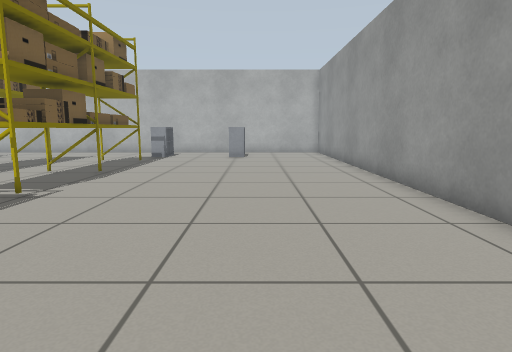
[1] (above)

19 first-person views from a walk through a robot-simulator world made for Gazebo. The camera is 0.72 m above the floor, tilts 8° down and sees 75° across. Floor lines are 1 m apart. The floor is counted in squares, 0.5 m on a side. Each view is taken from the middle of a square. On the plan, view 1 faces up. The plan holds only what a view shows up to about 15 squares ahead; the rest is blank. The place goes on beyond the plan.

[2]
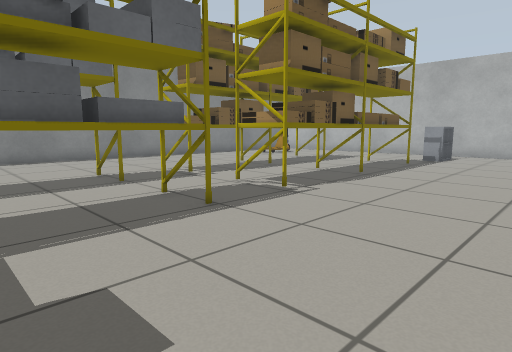

[3]
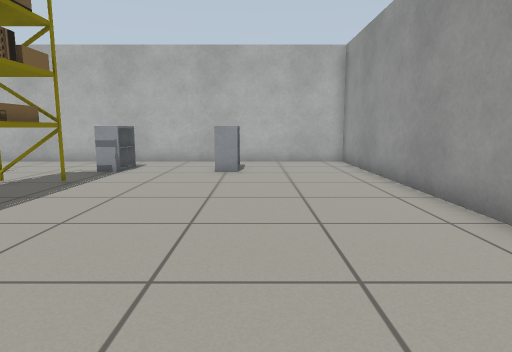

[4]
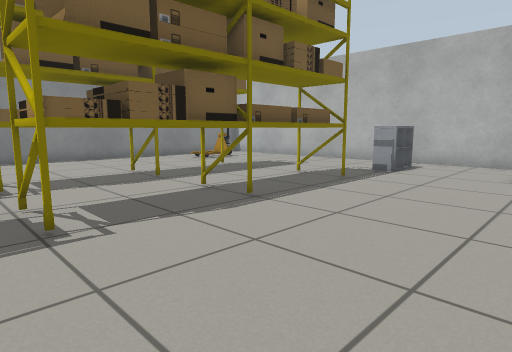

[5]
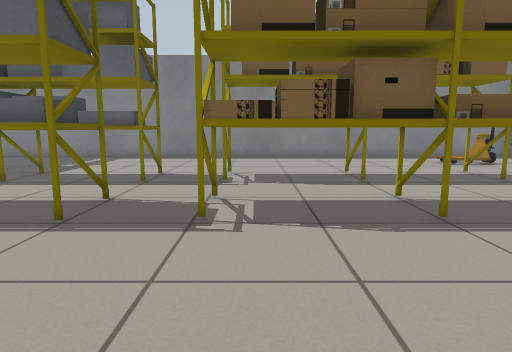

[6]
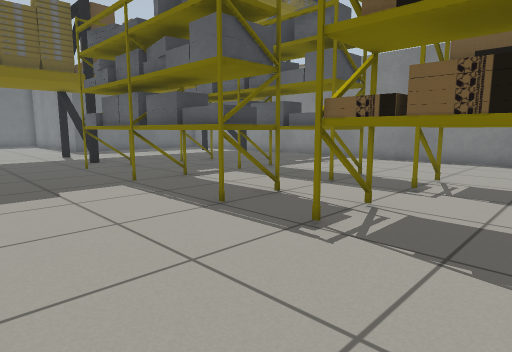

[7]
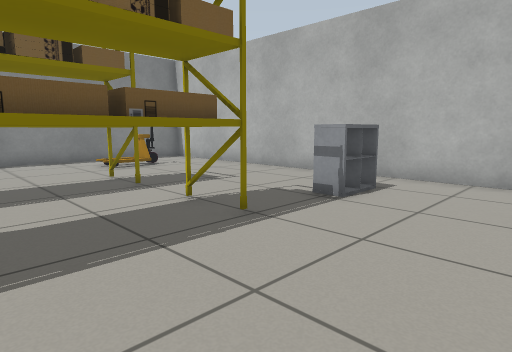

[8]
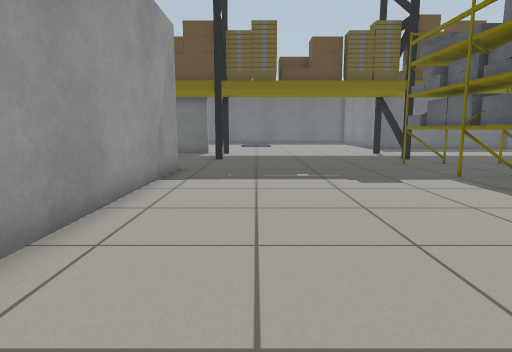

[9]
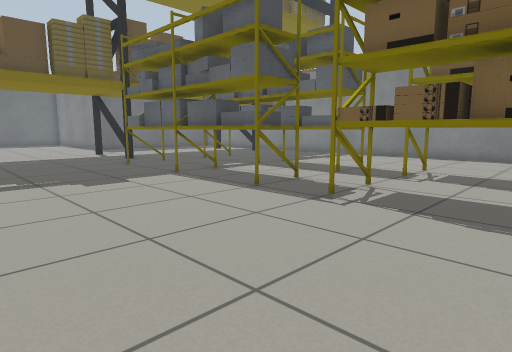

[10]
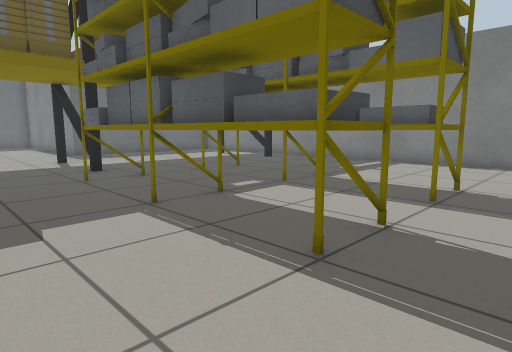

[11]
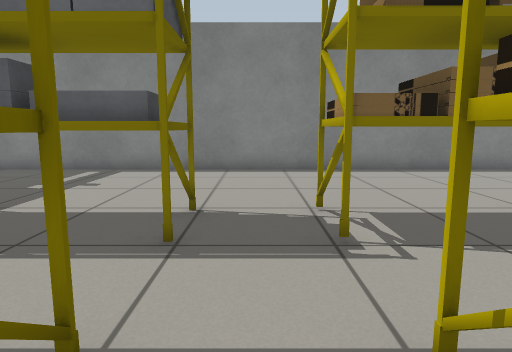

[12]
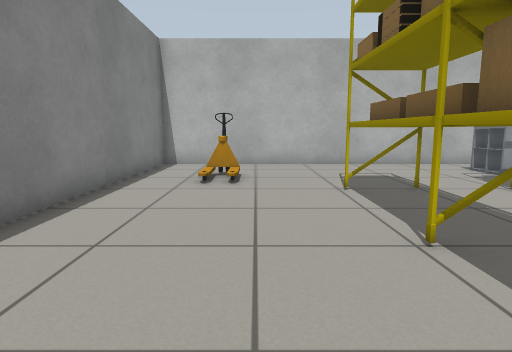

[13]
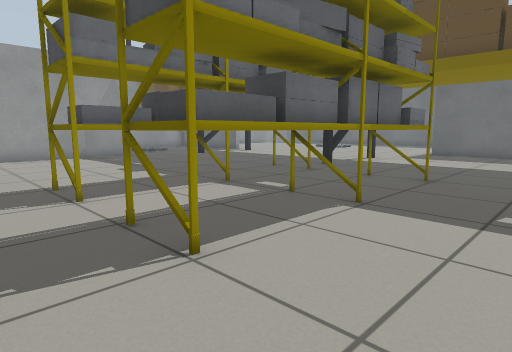

[14]
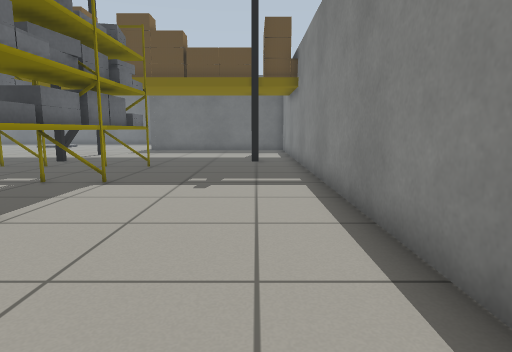

[15]
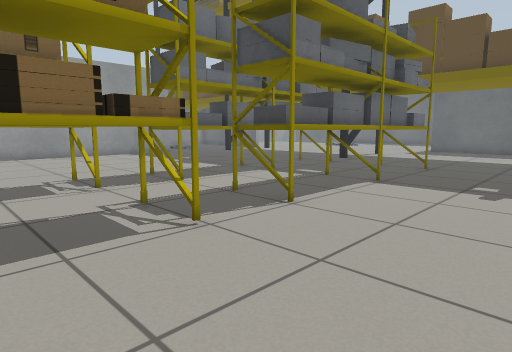

[16]
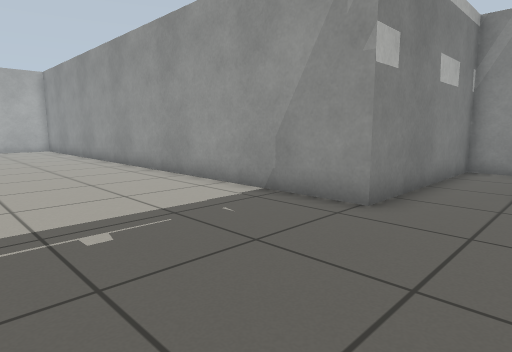

[17]
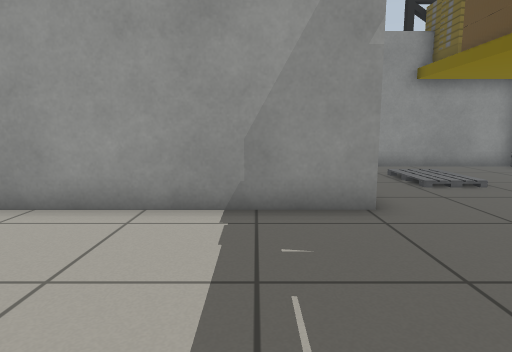

[18]
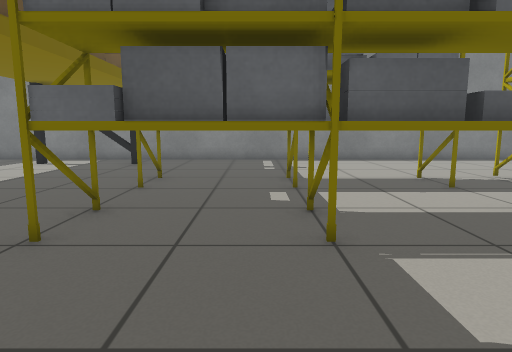

[19]
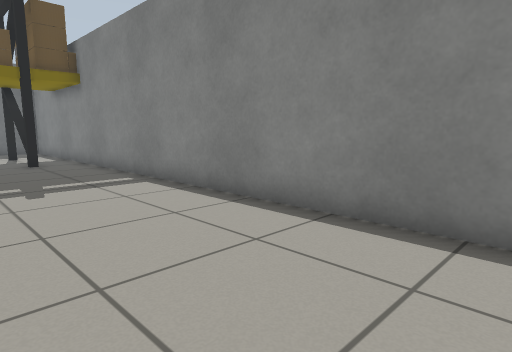

### Floor plan
Key: @ floor where view 1 was taken; # wall or solid block; . main floor; : floor 0.1 m higher than the main floor; S shelf; P pallet.
Columns run from 17 left of view 1 to 11 right of it. Each row starts with its distance up from view 1.
 21 ######################
 20 #....................#
 19 #...........S...S....#
 18 #..P........S...S....#
 17 #..P........S...S....#
 16 #....................#
 15 #.....SSS.SSS........#
 14 #.....SSS.SSS........#
 13 #.....SSS.SSS........#
 12 #.....SSS.SSS........#
 11 #.....SSS.SSS........#
 10 #.....SSS.SSS........#
  9 #.....SSS.SSS........#
  8 #.....SSS.SSS........#
  7 #.....SSS.SSS........#
  6 #....................#
  5 #.....SSS.SSS........#
  4 #.....SSS.SSS........#
  3 #.....SSS.SSS........#
  2 #.....SSS.SSS........#
  1 #.....SSS.SSS........#
  0 #.....SSS.SSS....@...#
 -1 #.....SSS.SSS........########
 -2 #.....SSS.SSS...............#
 -3 #.....SSS.SSS.............. #
 -4 #.......................:  .#
 -5 #################      ######

Positions as (right, up) in squares from view 1, and headings:
1: (0, 0), facing up
2: (0, 1), facing up-left
3: (0, 6), facing up
4: (0, 6), facing up-left
5: (0, 8), facing left
6: (-1, 10), facing down-left
7: (-1, 11), facing up-left
8: (1, 11), facing down
9: (1, 11), facing down-left
10: (-2, 7), facing down-left
11: (-5, 6), facing left
12: (-13, 7), facing up
13: (-14, 7), facing down-right
14: (-15, 10), facing down
15: (-15, 10), facing down-right
16: (-2, -4), facing up-right
17: (-2, 1), facing right
18: (-1, 0), facing left
19: (-12, 10), facing down-left
